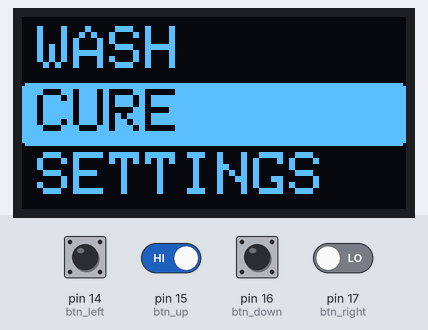
Recording of a sketch running on a simulated Arduino Uno, built with avr-gcc and run on an emulated ATmega328P. Shown: 128×64 one-colour display. The test bench sets the inputs (shaded band); at power-on: pin 15 (btn_up) HIGH, pin 14 (btn_left), pin 16 (btn_down), pin 17 (btn_right) LOW. What the sketch prints to the serial monitor is not drawn.

Above: at 6.2 s.
6.3 s: pin 16 (btn_down) pulled HIGH for 0.15 s
At 7.3 s:
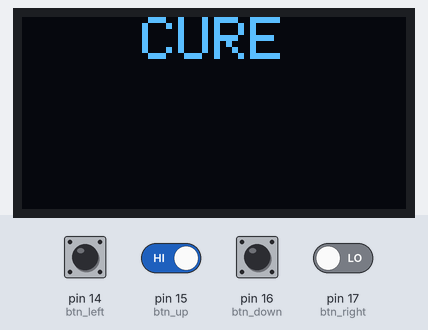
7.9 s: pin 15 (btn_up) driven LOW and pin 17 (btn_right) driven HIGH
9.5 s: pin 15 (btn_up) driven HIGH and pin 16 (btn_down) driven HIGH
At 11.1 s:
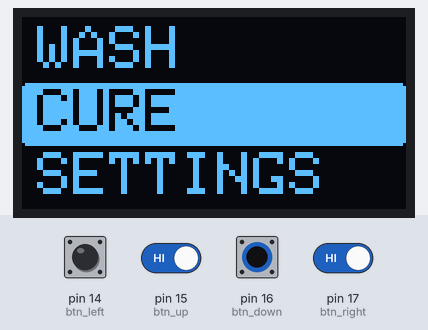
Timing chart, 0 to 12.6 s (numbered marks = the images above; inputs shaded):
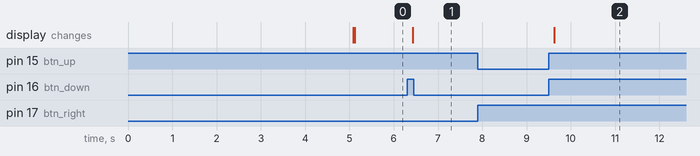

Measured:
- after the input at 6.3 s, the display: changes after 0.13 s (image 1)
- after the input at 7.9 s, every drawn part: stays the same
- after the input at 9.5 s, the display: changes after 0.13 s (image 2)

The sketch:

wash_cure_software_v0.ino
```cpp
#include <Wire.h>
#include <Adafruit_GFX.h>
#include <Adafruit_SSD1306.h>

// OLED settings
#define SCREEN_WIDTH 128
#define SCREEN_HEIGHT 64
#define OLED_RESET     -1
#define SCREEN_ADDRESS 0x3C  // najczęściej 0x3C (sprawdź, jeśli nie działa)

Adafruit_SSD1306 display(SCREEN_WIDTH, SCREEN_HEIGHT, &Wire, OLED_RESET);

// TextSize(1) - szerokość 6px, wysokość 8px, TextSize(2) - szerokość 12px, wysokość 16px, TextSize(3) - szerokość 18px, wysokość 24px

// Button pins
int btn_up = 15;
int btn_down = 16;
int btn_right = 17;
int btn_left = 14;

// variables
int menu_num = 1;
int submenu_num = 0;
bool wash_function = 0;
bool cure_function = 0;
int wash_time[2] = {0, 30};
int cure_time[2] = {0, 30};
String display_time = "";


// version number
String ver = "1.0";

// button press function
void button_press(){
  if (digitalRead(btn_up) == LOW) {
    menu_selection(-1, 0);
    display_selection();
    Serial.println("UP");
    while (digitalRead(btn_up) == LOW) {}
  }
  else if (digitalRead(btn_down) == LOW) {
    menu_selection(1, 0);
    display_selection();
    Serial.println("DOWN");
    while (digitalRead(btn_down) == LOW) {}
  }
  else if (digitalRead(btn_right) == LOW) {
    menu_selection(0, 1);
    display_selection();
    Serial.println("RIGHT");
    while (digitalRead(btn_right) == LOW) {}
  }
  else if (digitalRead(btn_left) == LOW) {
    menu_selection(0, -1);
    display_selection();
    Serial.println("LEFT");
    while (digitalRead(btn_left) == LOW) {}
  }

  delay(100); // debounce
}


// menu selector
void menu_selection(int x, int y){
  if(submenu_num == 0){
    menu_num = menu_num + x;
  }
  if(menu_num < 1){
    menu_num = 3;
  }
  else if (menu_num > 3){
    menu_num = 1;
  }
  if (y == 1 && submenu_num == 0){
    submenu_num = menu_num;
  }
  else if (y == -1){
    submenu_num = 0;
  }
  if (x == -1 && submenu_num == 1 && wash_function == 0){ // setting wash time up
    wash_time[1] = wash_time[1] + 30;
    if (wash_time[1] >= 60){
      wash_time[0] = wash_time[0]+1;
      wash_time[1] = 0;
    }
    string_creator(wash_time[0], wash_time[1]);
  }
  if (x == 1 && submenu_num == 1 && wash_function == 0){  // settings wash time down
    wash_time[1] = wash_time[1] - 30;
    if (wash_time[1] < 0){
      wash_time[0] = wash_time[0] - 1;
      wash_time[1] = 30;
      if (wash_time[0] < 0){
        wash_time[0] = 0;
        wash_time[1] = 0;
      }
    }
    string_creator(wash_time[0], wash_time[1]);
  }
  return menu_num, submenu_num;
}

// proper menu selecting
void display_selection(){
  if(menu_num == 1 && submenu_num == 0){
    menu_1();
  }
  else if(menu_num == 2 && submenu_num == 0){
    menu_2();
  }
  else if(menu_num == 3 && submenu_num == 0){
    menu_3();
  }
  else if(submenu_num == 1){
    menu_wash();
  }
  else if(submenu_num == 2){
    menu_cure();
  }
  else if(submenu_num == 3){
    menu_settings();
  }
}

// creating string from list to display as time
void string_creator(int x, int y){
  String sec = String(y);
  if (sec == "0"){
    sec = "00";
  }
  String min = String(x);
  display_time = min + ":"+ sec;
  return(display_time);
}

// modifying time variable
void time_modify(int x, String y){
  //TODO

}

void showMessage(const char* message) {
  display.clearDisplay();
  display.setTextSize(2);
  display.setTextColor(WHITE);
  display.setCursor(0, 20); // wyśrodkuj jak chcesz
  display.println(message);
  display.display();
}

// ##################################################### FUNCTIONS FOR DISPLAY SCREENS ################################################

// screen with WASH lightened
void menu_1() {
  display.clearDisplay();
  display.fillRoundRect(0, 0, 128, 21, 2, WHITE);
  display.setTextSize(2);
  display.setTextColor(BLACK);
  display.setCursor(5, 3);
  display.println("WASH");
  display.setTextColor(WHITE);
  display.setCursor(5, 24);
  display.println("CURE");
  display.setCursor(5, 45);
  display.println("SETTINGS");
  display.display();
}

//screen with CURE lightened
void menu_2() {
  display.clearDisplay();
  display.setTextSize(2);
  display.setTextColor(WHITE);
  display.setCursor(5, 3);
  display.println("WASH");
  display.fillRoundRect(0, 22, 128, 21, 2, WHITE);
  display.setTextColor(BLACK);
  display.setCursor(5, 24);
  display.println("CURE");
  display.setTextColor(WHITE);
  display.setCursor(5, 45);
  display.println("SETTINGS");
  display.display();
}

//screen with SETTINGS lightened
void menu_3() {
  display.clearDisplay();
  display.setTextSize(2);
  display.setTextColor(WHITE);
  display.setCursor(5, 3);
  display.println("WASH");
  display.setTextColor(WHITE);
  display.setCursor(5, 24);
  display.println("CURE");
  display.fillRoundRect(0, 43, 128, 21, 2, WHITE);
  display.setTextColor(BLACK);
  display.setCursor(5, 45);
  display.println("SETTINGS");
  display.display();
}

//WASH menu
void menu_wash(){
  display.clearDisplay();
  display.setTextSize(2);
  display.setTextColor(WHITE);
  display.setCursor(40, 5);
  display.println("WASH");
  display.setCursor(5,25);
  display.print("Time ");
  display.println(display_time);
  display.fillTriangle(20, 63, 28, 50, 36, 63, WHITE);
  display.fillTriangle(92, 50, 100, 63, 108, 50, WHITE);
  display.display();
}

//CURE menu
void menu_cure(){
  display.clearDisplay();
  display.setTextSize(2);
  display.setTextColor(WHITE);
  display.setCursor(40, 0);
  display.println("CURE");
  display.display();
}

//SETTINGS menu
void menu_settings(){
  display.clearDisplay();
  display.setTextSize(2);
  display.setTextColor(WHITE);
  display.setCursor(16, 0);
  display.println("SETTINGS");
  display.display();
}


void setup() {
  Serial.begin(9600);

  // Initialize display
  if (!display.begin(SSD1306_SWITCHCAPVCC, SCREEN_ADDRESS)) {
    Serial.println(F("SSD1306 allocation failed"));
    for (;;); // Zatrzymaj jeśli nie działa
  }

  display.clearDisplay();
  display.setTextSize(2);
  display.setTextColor(SSD1306_WHITE);
  display.setCursor(10, 20);
  display.println("Wash&Cure");
  display.setTextSize(1);
  display.setCursor(55, 45);
  display.print("Version:");
  display.print(ver);
  display.display();
  delay(5000);

  menu_1();
  string_creator(wash_time[0], wash_time[1]);

  // Button pin modes
  pinMode(btn_up, INPUT);
  pinMode(btn_down, INPUT);
  pinMode(btn_right, INPUT);
  pinMode(btn_left, INPUT);

}

void loop() {

  button_press();

}
```
